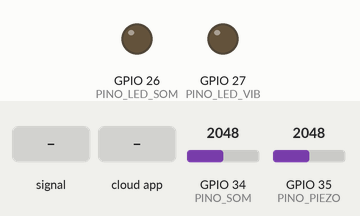
A sketch run on a simulated ESP32. On the bench: output pins drawn as LEDs (lit = HIGH). The test bench sets the inputs (shaded band); at power-on: GPIO 34 (PINO_SOM) = 2048, GPIO 35 (PINO_PIEZO) = 2048 (analog values on the 0–4095 scale). WiFi joins after 1.5 s; servers stay silent unless stated; uploads are accepted with an empty reply; not simulated (calls return 0 or success): arduino_secrets.h; what the sketch prints to the serial monitor is not drawn.

Above: at 9.9 s.
10.0 s: GPIO 34 (PINO_SOM) fed a 200 Hz sine of ±327 counts around its level
At 12.8 s:
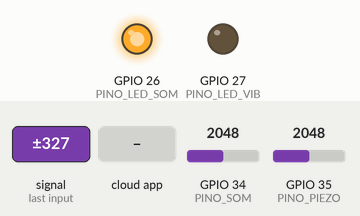
13.0 s: the phone or cloud app sets sistema_ativo_nuvem to 0
At 13.5 s:
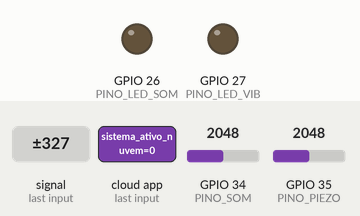
14.5 s: the phone or cloud app sets sistema_ativo_nuvem to 1
At 16.0 s:
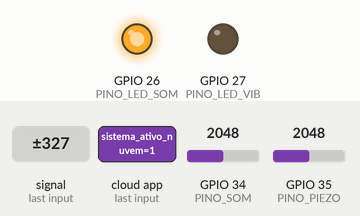
Timing chart, 0 to 17.5 s (numbered marks = the images above; inputs shaded):
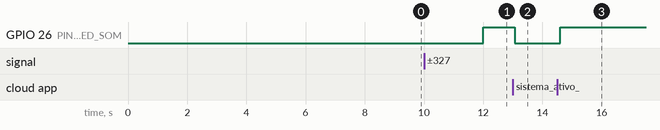

Measured:
- after the input at 10.0 s, GPIO 26 (PINO_LED_SOM): LOW → HIGH after 2.0 s
- after the input at 13.0 s, GPIO 26 (PINO_LED_SOM): HIGH → LOW after 0.06 s
- after the input at 14.5 s, GPIO 26 (PINO_LED_SOM): LOW → HIGH after 0.10 s

The sketch:

VibraShield.ino
```cpp
// 1º: Bibliotecas de Internet e Matemáticas (Antes de tudo!)
#include <WiFi.h>
#include <HTTPClient.h>
#include <math.h>

// 2º: Bibliotecas da Nuvem e Configurações
#include "arduino_secrets.h"
#include "thingProperties.h"

// ================= Configurações Supabase =================
const String SUPABASE_URL = "https://aigwagqryjnwillgrpmq.supabase.co/rest/v1/leituras";
const String SUPABASE_KEY = "sb_publishable_tt6BecPKofeD6BXJYEcRwQ_N4MV2rls";

// ================= Pinos e Configurações =================
const int PINO_SOM = 34;
const int PINO_PIEZO = 35;
const int PINO_LED_SOM = 26;
const int PINO_LED_VIB = 27;

// ================= Limites de Segurança =================
const float LIMITE_SOM = 70.0;
const float LIMITE_VIBRACAO_MM_S = 1.0;

// ================= Ajustes de Amostragem =================
const unsigned long JANELA_AMOSTRAGEM = 50;
const unsigned long INTERVALO_ATUALIZACAO = 250;
const float FATOR_MM_S = 0.01;

// ================= Variáveis Internas e de Estado =================
float referencia_som = 1.0;
float referencia_piezo = 1.0;
float som_filtrado = 0.0;
float vibracao_filtrada = 0.0;
unsigned long ultimo_tempo = 0;

// Transformamos os alarmes em variáveis 100% locais (não vão para a nuvem)
bool alarme_som = false;
bool alarme_vibracao = false;
bool ultimo_alarme_som = false;
bool ultimo_alarme_vibracao = false;

// ================= Funções de Leitura e Cálculo =================
float ler_pico_a_pico(int pino, unsigned long janela_ms) {
  unsigned long inicio = millis();
  int valor_minimo = 4095;
  int valor_maximo = 0;

  while (millis() - inicio < janela_ms) {
    int leitura = analogRead(pino);
    if (leitura < valor_minimo) valor_minimo = leitura;
    if (leitura > valor_maximo) valor_maximo = leitura;
  }
  return (float)(valor_maximo - valor_minimo);
}

void calibrar_som() {
  const int quantidade_amostras = 60;
  float soma = 0;
  Serial.println("Calibrando som... deixe o ambiente silencioso.");
  for (int i = 0; i < quantidade_amostras; i++) {
    soma += ler_pico_a_pico(PINO_SOM, JANELA_AMOSTRAGEM);
    delay(10);
  }
  referencia_som = soma / quantidade_amostras;
  if (referencia_som < 1.0) referencia_som = 1.0;

  Serial.print("Nivel de silencio do som: ");
  Serial.println(referencia_som);
}

void calibrar_piezo() {
  const int quantidade_amostras = 60;
  float soma = 0;
  Serial.println("Calibrando vibracao... deixe a mesa parada.");
  for (int i = 0; i < quantidade_amostras; i++) {
    soma += ler_pico_a_pico(PINO_PIEZO, JANELA_AMOSTRAGEM);
    delay(10);
  }
  referencia_piezo = soma / quantidade_amostras;
  if (referencia_piezo < 1.0) referencia_piezo = 1.0;
}

float calcular_som_estimado(float pico_a_pico) {
  float razao = (pico_a_pico + 1.0) / (referencia_som + 1.0);
  float valor = 40 + 20.0 * log10(razao);
  if (valor < 0) valor = 0;
  return valor;
}

float calcular_vibracao_mm_s(float pico_a_pico) {
  float leitura_util = pico_a_pico - referencia_piezo;
  if (leitura_util < 0) leitura_util = 0;
  return leitura_util * FATOR_MM_S;
}

// ================= Atualização Principal =================
void atualizar_sensores() {
  float pico_som = ler_pico_a_pico(PINO_SOM, JANELA_AMOSTRAGEM);
  float pico_piezo = ler_pico_a_pico(PINO_PIEZO, JANELA_AMOSTRAGEM);

  float som_atual = calcular_som_estimado(pico_som);
  float vibracao_atual = calcular_vibracao_mm_s(pico_piezo);

  som_filtrado = 0.8 * som_filtrado + 0.2 * som_atual;
  vibracao_filtrada = 0.8 * vibracao_filtrada + 0.2 * vibracao_atual;

  som_db_estimado = som_filtrado;
  vibracao_mm_s = vibracao_filtrada;

  alarme_som = (som_db_estimado >= LIMITE_SOM);
  alarme_vibracao = (vibracao_mm_s >= LIMITE_VIBRACAO_MM_S);

  digitalWrite(PINO_LED_SOM, alarme_som ? HIGH : LOW);
  digitalWrite(PINO_LED_VIB, alarme_vibracao ? HIGH : LOW);

  // ================= Lógica de Disparo (Painel da Nuvem) =================

  // ALERTA DE SOM
  if (alarme_som && !ultimo_alarme_som) {
    comando_painel = "ALERTA: Nivel de som critico! (" + String(som_db_estimado, 1) + " dB)";
  } else if (!alarme_som && ultimo_alarme_som) {
    comando_painel = "STATUS: Nivel de som normalizado.";
  }

  // ALERTA DE VIBRAÇÃO
  if (alarme_vibracao && !ultimo_alarme_vibracao) {
    comando_painel = "ALERTA: Vibracao critica! (" + String(vibracao_mm_s, 2) + " mm/s)";
  } else if (!alarme_vibracao && ultimo_alarme_vibracao) {
    comando_painel = "STATUS: Vibracao normalizada.";
  }

  ultimo_alarme_som = alarme_som;
  ultimo_alarme_vibracao = alarme_vibracao;
}

// ================= Função de Envio para Supabase =================
void enviarDadosSupabase() {
  if (WiFi.status() == WL_CONNECTED) {
    HTTPClient http;
    http.begin(SUPABASE_URL);
    http.setTimeout(3000);

    http.addHeader("apikey", SUPABASE_KEY);
    http.addHeader("Authorization", "Bearer " + SUPABASE_KEY);
    http.addHeader("Content-Type", "application/json");
    http.addHeader("Prefer", "return=minimal");

    String jsonPayload = "{\"som\":" + String(som_db_estimado, 2) +
                         ",\"vibracao\":" + String(vibracao_mm_s, 2) + "}";

    int httpResponseCode = http.POST(jsonPayload);

    if (httpResponseCode > 0) {
      Serial.print("✅ Supabase atualizado. Código: ");
      Serial.println(httpResponseCode);
    } else {
      Serial.print("❌ Erro Supabase: ");
      Serial.println(http.errorToString(httpResponseCode));
    }
    http.end();
  }
}

// =====================
// SETUP
// =====================
void setup() {
  Serial.begin(115200);
  delay(1500);

  pinMode(PINO_LED_SOM, OUTPUT);
  pinMode(PINO_LED_VIB, OUTPUT);
  digitalWrite(PINO_LED_SOM, LOW);
  digitalWrite(PINO_LED_VIB, LOW);

  analogReadResolution(12);
  analogSetPinAttenuation(PINO_SOM, ADC_11db);
  analogSetPinAttenuation(PINO_PIEZO, ADC_11db);

  initProperties();
  ArduinoCloud.begin(ArduinoIoTPreferredConnection);

  calibrar_som();
  calibrar_piezo();

  sistema_ativo_nuvem = true;
}

// =====================
// LOOP PRINCIPAL
// =====================
void loop() {
  ArduinoCloud.update();

  if (!sistema_ativo_nuvem) {
    digitalWrite(PINO_LED_SOM, LOW);
    digitalWrite(PINO_LED_VIB, LOW);
    som_db_estimado = 0;
    vibracao_mm_s = 0;
    alarme_som = false;
    alarme_vibracao = false;
    return;
  }

  if (millis() - ultimo_tempo >= INTERVALO_ATUALIZACAO) {
    atualizar_sensores();
    ultimo_tempo = millis();

  }

  static unsigned long lastSupabase = 0;
  if (millis() - lastSupabase > 2000) {
    enviarDadosSupabase();
    lastSupabase = millis();
  }
}

// ================= Callbacks da IoT Cloud =================
void onSistemaAtivoNuvemChange() {
  comando_painel = sistema_ativo_nuvem ? "CONFIRMADO: Monitoramento ATIVADO" : "CONFIRMADO: Monitoramento PAUSADO";
}

void onComandoPainelChange() {
}
```

thingProperties.h
```cpp
// Code generated by Arduino IoT Cloud, DO NOT EDIT.

#include <ArduinoIoTCloud.h>
#include <Arduino_ConnectionHandler.h>

const char DEVICE_LOGIN_NAME[]  = "3e26ba59-a983-4866-bce6-02f5e1040bff";

const char SSID[]               = SECRET_SSID;    // Network SSID (name)
const char PASS[]               = SECRET_OPTIONAL_PASS;    // Network password (use for WPA, or use as key for WEP)
const char DEVICE_KEY[]  = SECRET_DEVICE_KEY;    // Secret device password

void onComandoPainelChange();
void onSistemaAtivoNuvemChange();

String comando_painel;
float som_db_estimado;
float vibracao_mm_s;
bool sistema_ativo_nuvem;

void initProperties(){

  ArduinoCloud.setBoardId(DEVICE_LOGIN_NAME);
  ArduinoCloud.setSecretDeviceKey(DEVICE_KEY);
  ArduinoCloud.addProperty(comando_painel, READWRITE, ON_CHANGE, onComandoPainelChange);
  ArduinoCloud.addProperty(som_db_estimado, READ, ON_CHANGE, NULL);
  ArduinoCloud.addProperty(vibracao_mm_s, READ, ON_CHANGE, NULL);
  ArduinoCloud.addProperty(sistema_ativo_nuvem, READWRITE, ON_CHANGE, onSistemaAtivoNuvemChange);

}

WiFiConnectionHandler ArduinoIoTPreferredConnection(SSID, PASS);
```
